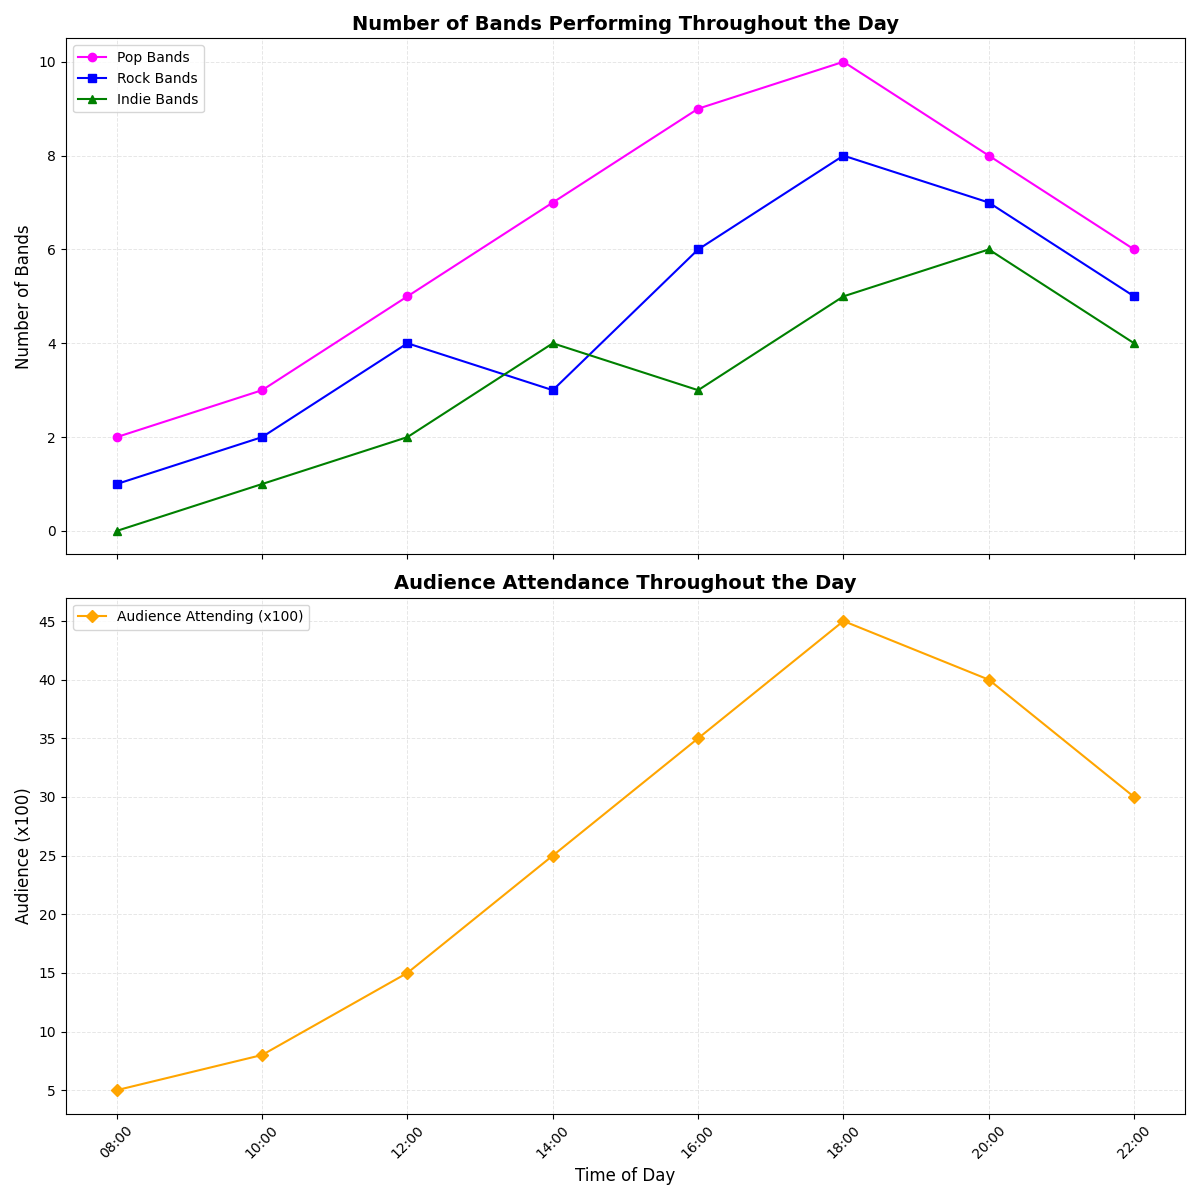

Python code for this plot:
import matplotlib.pyplot as plt
import numpy as np

# Backstory: We are planning a harmonic music festival where numerous bands from various genres will perform at different times of the day. 
# Let's visualize the number of bands performing throughout the day, and for added context, let's include another subplot showing the average audience attendance at those times.

# Define times of the day
times = np.array(['08:00', '10:00', '12:00', '14:00', '16:00', '18:00', '20:00', '22:00'])

# Number of bands performing at the designated times 
pop_bands = np.array([2, 3, 5, 7, 9, 10, 8, 6])
rock_bands = np.array([1, 2, 4, 3, 6, 8, 7, 5])
indie_bands = np.array([0, 1, 2, 4, 3, 5, 6, 4])

# Audience attendance at those times in hundreds
audience_attendance = np.array([5, 8, 15, 25, 35, 45, 40, 30])

# Setting up the figure with two subplots
fig, axes = plt.subplots(2, 1, figsize=(12, 12), sharex=True)

# Plotting number of bands performing over time
axes[0].plot(times, pop_bands, '-o', label='Pop Bands', color='magenta')
axes[0].plot(times, rock_bands, '-s', label='Rock Bands', color='blue')
axes[0].plot(times, indie_bands, '-^', label='Indie Bands', color='green')

# Adding titles and labels to the band performance chart
axes[0].set_title('Number of Bands Performing Throughout the Day', fontsize=14, fontweight='bold')
axes[0].set_ylabel('Number of Bands', fontsize=12)
axes[0].legend(loc='upper left', fontsize=10)
axes[0].grid(alpha=0.3, linestyle='--', linewidth=0.7)

# Plotting audience attendance
axes[1].plot(times, audience_attendance, '-D', label='Audience Attending (x100)', color='orange')

# Adding titles and labels to the audience attendance chart
axes[1].set_title('Audience Attendance Throughout the Day', fontsize=14, fontweight='bold')
axes[1].set_xlabel('Time of Day', fontsize=12)
axes[1].set_ylabel('Audience (x100)', fontsize=12)
axes[1].legend(loc='upper left', fontsize=10)
axes[1].grid(alpha=0.3, linestyle='--', linewidth=0.7)

# Adjust x-axis labels to prevent overlap
for ax in axes:
    ax.tick_params(axis='x', rotation=45)

# Optimize layout
plt.tight_layout()

# Display the plots
plt.show()
